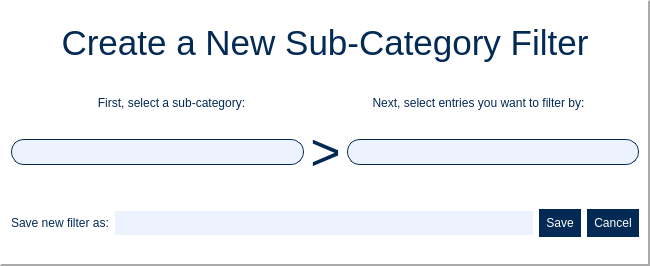
<?xml version="1.0" encoding="UTF-8"?>
<ui version="4.0">
 <class>CategoryFilter</class>
 <widget class="QDialog" name="CategoryFilter">
  <property name="geometry">
   <rect>
    <x>0</x>
    <y>0</y>
    <width>650</width>
    <height>266</height>
   </rect>
  </property>
  <property name="windowTitle">
   <string/>
  </property>
  <property name="styleSheet">
   <string notr="true">

QDialog{
background-color:white;
}


QPushButton{
    background-color: rgb(3, 41, 85);
	color: white;
    border-radius: 15px;
    padding: 5px;




    border-style: outset;
    border-width: 2px;
	border-color: rgba(0,0,0,0);
    min-width: 5em;
}


/* For the next/prev Error buttons. Just to make them a bit smaller. not as wide*/


QPushButton#prevErrButton{
	min-width: 1em;
}
QPushButton#nextErrButton{
    min-width: 1em;
}




QPushButton:pressed {
	/* Color to use for clicking*/
    background-color: rgb(7, 100, 207);
    border-style: inset;
}



QFrame
{
background:rgb(255,255,255);


color:rgb(3, 41, 85);
}


QComboBox{
	
	border-color: rgb(3, 41, 85);
	border-width: 1px;        
	border-style: solid;
	color:rgb(3, 41, 85);


	background-color:rgb(223, 229, 234);
	co	lor:rgb(3, 41, 85);




	border-radius: 13px;
	padding:4px;
}


QComboBox::down-arrow {
	/* Add Css for the drop down menus*/
}








</string>
  </property>
  <layout class="QVBoxLayout" name="verticalLayout">
   <property name="spacing">
    <number>0</number>
   </property>
   <property name="leftMargin">
    <number>0</number>
   </property>
   <property name="topMargin">
    <number>0</number>
   </property>
   <property name="rightMargin">
    <number>0</number>
   </property>
   <property name="bottomMargin">
    <number>0</number>
   </property>
   <item>
    <widget class="QFrame" name="frame_5">
     <property name="frameShape">
      <enum>QFrame::Panel</enum>
     </property>
     <property name="frameShadow">
      <enum>QFrame::Raised</enum>
     </property>
     <property name="lineWidth">
      <number>2</number>
     </property>
     <layout class="QVBoxLayout" name="verticalLayout_2">
      <property name="spacing">
       <number>0</number>
      </property>
      <property name="leftMargin">
       <number>0</number>
      </property>
      <property name="topMargin">
       <number>0</number>
      </property>
      <property name="rightMargin">
       <number>0</number>
      </property>
      <property name="bottomMargin">
       <number>0</number>
      </property>
      <item>
       <widget class="QFrame" name="frame_2">
        <property name="sizePolicy">
         <sizepolicy hsizetype="Preferred" vsizetype="Preferred">
          <horstretch>0</horstretch>
          <verstretch>0</verstretch>
         </sizepolicy>
        </property>
        <property name="maximumSize">
         <size>
          <width>16777215</width>
          <height>16777215</height>
         </size>
        </property>
        <property name="styleSheet">
         <string notr="true">color:rgb(3, 41, 85);</string>
        </property>
        <property name="frameShape">
         <enum>QFrame::NoFrame</enum>
        </property>
        <property name="frameShadow">
         <enum>QFrame::Raised</enum>
        </property>
        <layout class="QHBoxLayout" name="horizontalLayout_2">
         <property name="topMargin">
          <number>0</number>
         </property>
         <property name="bottomMargin">
          <number>0</number>
         </property>
         <item>
          <widget class="QLabel" name="label_2">
           <property name="sizePolicy">
            <sizepolicy hsizetype="Preferred" vsizetype="Maximum">
             <horstretch>0</horstretch>
             <verstretch>0</verstretch>
            </sizepolicy>
           </property>
           <property name="maximumSize">
            <size>
             <width>16777215</width>
             <height>50</height>
            </size>
           </property>
           <property name="font">
            <font>
             <pointsize>26</pointsize>
            </font>
           </property>
           <property name="frameShape">
            <enum>QFrame::NoFrame</enum>
           </property>
           <property name="text">
            <string>Create a New Sub-Category Filter</string>
           </property>
           <property name="alignment">
            <set>Qt::AlignCenter</set>
           </property>
          </widget>
         </item>
        </layout>
       </widget>
      </item>
      <item>
       <widget class="QFrame" name="frame_4">
        <property name="sizePolicy">
         <sizepolicy hsizetype="Preferred" vsizetype="Maximum">
          <horstretch>0</horstretch>
          <verstretch>0</verstretch>
         </sizepolicy>
        </property>
        <property name="frameShape">
         <enum>QFrame::NoFrame</enum>
        </property>
        <property name="frameShadow">
         <enum>QFrame::Raised</enum>
        </property>
        <layout class="QHBoxLayout" name="horizontalLayout_4">
         <item>
          <spacer name="horizontalSpacer">
           <property name="orientation">
            <enum>Qt::Horizontal</enum>
           </property>
           <property name="sizeType">
            <enum>QSizePolicy::Fixed</enum>
           </property>
           <property name="sizeHint" stdset="0">
            <size>
             <width>20</width>
             <height>20</height>
            </size>
           </property>
          </spacer>
         </item>
         <item>
          <widget class="QLabel" name="label_4">
           <property name="text">
            <string>First, select a sub-category:</string>
           </property>
           <property name="alignment">
            <set>Qt::AlignCenter</set>
           </property>
          </widget>
         </item>
         <item>
          <spacer name="horizontalSpacer_2">
           <property name="orientation">
            <enum>Qt::Horizontal</enum>
           </property>
           <property name="sizeType">
            <enum>QSizePolicy::Fixed</enum>
           </property>
           <property name="sizeHint" stdset="0">
            <size>
             <width>20</width>
             <height>20</height>
            </size>
           </property>
          </spacer>
         </item>
         <item>
          <widget class="QLabel" name="label_3">
           <property name="text">
            <string>Next, select entries you want to filter by:</string>
           </property>
           <property name="alignment">
            <set>Qt::AlignCenter</set>
           </property>
          </widget>
         </item>
         <item>
          <spacer name="horizontalSpacer_3">
           <property name="orientation">
            <enum>Qt::Horizontal</enum>
           </property>
           <property name="sizeType">
            <enum>QSizePolicy::Fixed</enum>
           </property>
           <property name="sizeHint" stdset="0">
            <size>
             <width>20</width>
             <height>20</height>
            </size>
           </property>
          </spacer>
         </item>
        </layout>
       </widget>
      </item>
      <item>
       <widget class="QFrame" name="frame">
        <property name="sizePolicy">
         <sizepolicy hsizetype="Preferred" vsizetype="Maximum">
          <horstretch>0</horstretch>
          <verstretch>0</verstretch>
         </sizepolicy>
        </property>
        <property name="frameShape">
         <enum>QFrame::NoFrame</enum>
        </property>
        <property name="frameShadow">
         <enum>QFrame::Raised</enum>
        </property>
        <layout class="QHBoxLayout" name="horizontalLayout">
         <property name="topMargin">
          <number>0</number>
         </property>
         <property name="bottomMargin">
          <number>0</number>
         </property>
         <item>
          <widget class="QComboBox" name="subCategory_Drop">
           <property name="styleSheet">
            <string notr="true">QComboBox {
   color:rgb(3, 41, 85);
background-color:#EDF3FE;


    /*padding: 1px 0px 1px 3px; /* This (useless) line resolves a bug with the font color */
}


QComboBox:focus {
    color: red;
}


QComboBox::drop-down 
{
    border: 0px; /* This seems to replace the whole arrow of the combo box */
	padding-right:10px;
}


/* Define a new custom arrow icon for the combo box */
QComboBox::down-arrow {
    image: url(:/dropdown.png);
    width: 14px;
    height: 14px;
}
</string>
           </property>
          </widget>
         </item>
         <item>
          <widget class="QLabel" name="label">
           <property name="sizePolicy">
            <sizepolicy hsizetype="Fixed" vsizetype="Preferred">
             <horstretch>0</horstretch>
             <verstretch>0</verstretch>
            </sizepolicy>
           </property>
           <property name="font">
            <font>
             <pointsize>39</pointsize>
            </font>
           </property>
           <property name="text">
            <string>&gt;</string>
           </property>
           <property name="alignment">
            <set>Qt::AlignCenter</set>
           </property>
          </widget>
         </item>
         <item>
          <widget class="QComboBox" name="categoryEnties_Drop">
           <property name="styleSheet">
            <string notr="true">QComboBox {
   color:rgb(3, 41, 85);
background-color:#EDF3FE;


    /*padding: 1px 0px 1px 3px; /* This (useless) line resolves a bug with the font color */
}


QComboBox:focus {
    color: red;
}


QComboBox::drop-down 
{
    border: 0px; /* This seems to replace the whole arrow of the combo box */
	padding-right:10px;
}


/* Define a new custom arrow icon for the combo box */
QComboBox::down-arrow {
    image: url(:/dropdown.png);
    width: 14px;
    height: 14px;
}
</string>
           </property>
          </widget>
         </item>
        </layout>
       </widget>
      </item>
      <item>
       <widget class="QFrame" name="frame_3">
        <property name="frameShape">
         <enum>QFrame::NoFrame</enum>
        </property>
        <property name="frameShadow">
         <enum>QFrame::Raised</enum>
        </property>
        <layout class="QHBoxLayout" name="horizontalLayout_3">
         <item>
          <widget class="QLabel" name="label_5">
           <property name="text">
            <string>Save new filter as:</string>
           </property>
          </widget>
         </item>
         <item>
          <widget class="QLineEdit" name="saveBox">
           <property name="styleSheet">
            <string notr="true">
color:rgb(3, 41, 85);
background-color:#EDF3FE;
border-radius: 13px;
padding:4px;

</string>
           </property>
          </widget>
         </item>
         <item>
          <widget class="QDialogButtonBox" name="buttonBox">
           <property name="sizePolicy">
            <sizepolicy hsizetype="Maximum" vsizetype="Fixed">
             <horstretch>0</horstretch>
             <verstretch>0</verstretch>
            </sizepolicy>
           </property>
           <property name="font">
            <font>
             <pointsize>12</pointsize>
            </font>
           </property>
           <property name="orientation">
            <enum>Qt::Horizontal</enum>
           </property>
           <property name="standardButtons">
            <set>QDialogButtonBox::Cancel|QDialogButtonBox::Save</set>
           </property>
          </widget>
         </item>
        </layout>
       </widget>
      </item>
     </layout>
     <zorder>frame_3</zorder>
     <zorder>frame</zorder>
     <zorder>frame_2</zorder>
     <zorder>frame_3</zorder>
     <zorder>frame</zorder>
     <zorder>frame_2</zorder>
     <zorder>frame_4</zorder>
    </widget>
   </item>
  </layout>
 </widget>
 <resources/>
 <connections>
  <connection>
   <sender>buttonBox</sender>
   <signal>accepted()</signal>
   <receiver>CategoryFilter</receiver>
   <slot>accept()</slot>
   <hints>
    <hint type="sourcelabel">
     <x>248</x>
     <y>254</y>
    </hint>
    <hint type="destinationlabel">
     <x>157</x>
     <y>274</y>
    </hint>
   </hints>
  </connection>
  <connection>
   <sender>buttonBox</sender>
   <signal>rejected()</signal>
   <receiver>CategoryFilter</receiver>
   <slot>reject()</slot>
   <hints>
    <hint type="sourcelabel">
     <x>316</x>
     <y>260</y>
    </hint>
    <hint type="destinationlabel">
     <x>286</x>
     <y>274</y>
    </hint>
   </hints>
  </connection>
 </connections>
</ui>
